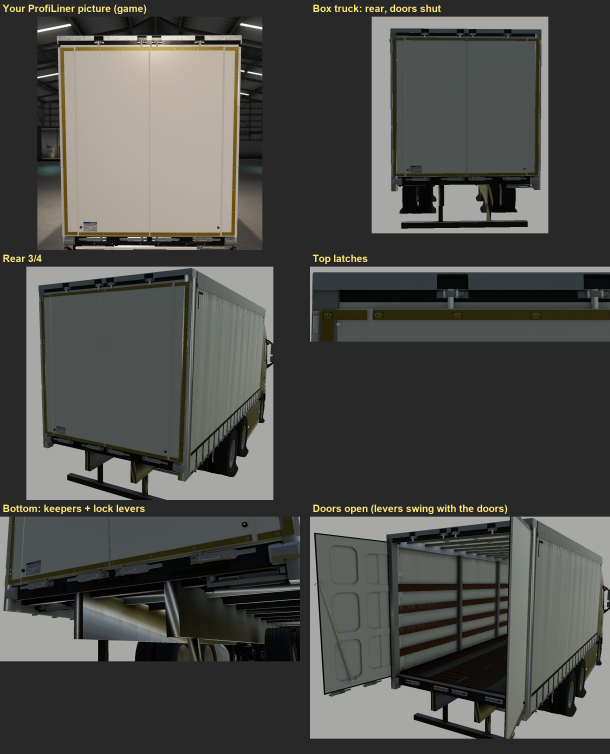
#> input picture previews/rear_profiliner_v1_preview.png, 1830 x 2260 px, found by its file name (shown at 1/3 size)
$ python rear_banner_v1.py out.png
#> lines starting #> are read from the running program, lines starting #| are printed output that depends on the picture
"""Mock-up: the waving PRO EDITION banner (same texture as the ProEdition curtain) across both rear doors, centred on
the door seam, high up; shown with the doors shut and pulled apart (the banner splits at the seam).
Usage: python -I previews\\rear_banner_v1.py <out.png>   (run from the mod folder)"""
import sys

from PIL import Image, ImageDraw, ImageFont

OUT = sys.argv[1]
BANNER_ASPECT = 6.07 / 1.247          # the curtain decal maps the whole texture onto 6.07 x 1.247 m
WIDTH_SHARE = 0.85                    # banner width / both doors
TOP_SHARE = 0.10                      # gap above the banner / door height

rear = Image.open("previews/rear_profiliner_v1_preview.png").convert("RGB").crop((1114, 50, 1645, 700))
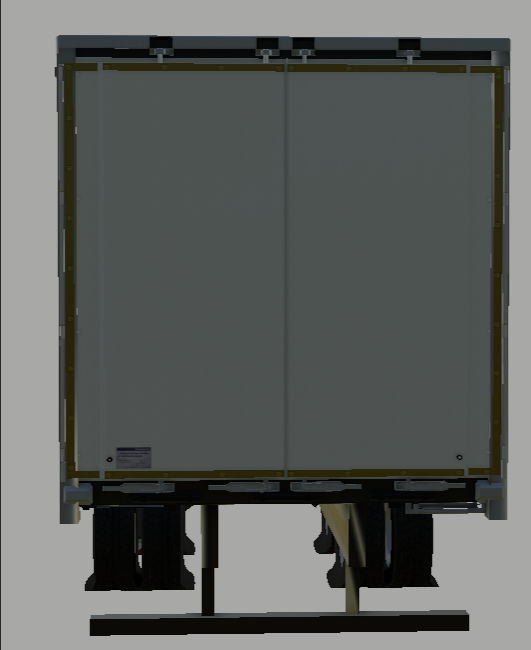
#> rear: PIL image 531x650 RGB; mean R, G, B 95.4, 98, 96
DOOR_X0, DOOR_X1, DOOR_Y0, DOOR_Y1, SEAM = 75, 492, 73, 470, 286

doors_w = DOOR_X1 - DOOR_X0
bw = round(doors_w * WIDTH_SHARE)
bh = round(bw / BANNER_ASPECT)
#> (the run stopped early here; a loop or call above may not have finished)
